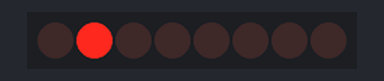
This sketch was run on a simulated Arduino Uno, built with avr-gcc and run on an emulated ATmega328P. Shown: 8 shift-register outputs drawn as a row of LEDs (first output left, lit = HIGH). Wiring (inferred from the names in the program): shift register (74HC595): data pin 8; shift clock pin 9; latch pin 10. Wiring (inferred from the signals the program sends): row of LEDs: on Q0, Q1, Q2, Q3, Q4, Q5, Q6, Q7.

Above: at 0.3 s.
At 0.9 s:
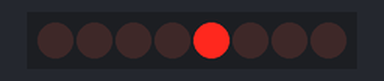
At 1.6 s:
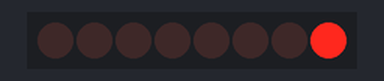
At 2.7 s:
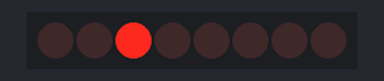
At 3.9 s:
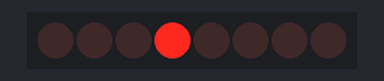
At 6.4 s:
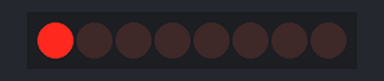
Timing chart, 0 to 7.4 s (numbered marks = the images above):
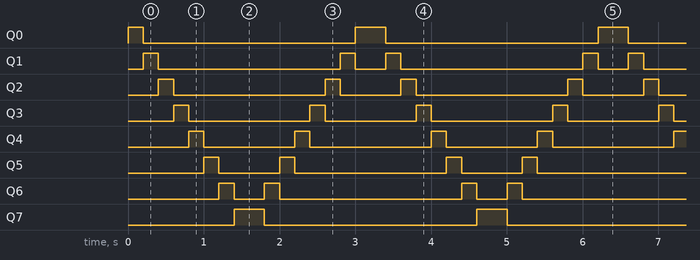

The sketch:

_31_arduSerie_sketch_02.74HC595.ino.ino
```cpp
// (licence header left out)
const int clockPin = 9;             //Clock sequence
const int dataPin = 8;              //Serial data line
const int latchPin = 10;            //Latch Pin

void setup(){
  pinMode(clockPin, OUTPUT);
  pinMode(dataPin, OUTPUT);
  pinMode(latchPin, OUTPUT);
}

void loop(){
  for(int i = 0; i<8; i++)
  {
    shiftOut(dataPin, clockPin, MSBFIRST, B00000001 << i);
    digitalWrite(latchPin, HIGH);
    delay(200);//125*8 = 1 second
    digitalWrite(latchPin, LOW);

  }

  for (int j = 0; j<8; j++)
  {
    shiftOut(dataPin, clockPin, MSBFIRST, B10000000 >> j);
    digitalWrite(latchPin, HIGH);
    delay(200);//125*8 = 1 second
    digitalWrite(latchPin, LOW);
  }


}
```

Measured:
- by itself, Q0: repeats every 3.2 s: LOW 2.8 s, HIGH 0.40 s
- by itself, Q1: repeats every 3.2 s: LOW 2.4 s, HIGH 0.20 s, LOW 0.40 s, HIGH 0.20 s
- by itself, Q2: repeats every 3.2 s: LOW 2.0 s, HIGH 0.20 s, LOW 0.80 s, HIGH 0.20 s
- by itself, Q3: repeats every 3.2 s: LOW 1.6 s, HIGH 0.20 s, LOW 1.2 s, HIGH 0.20 s
- by itself, Q4: repeats every 3.2 s: LOW 1.2 s, HIGH 0.20 s, LOW 1.6 s, HIGH 0.20 s
- by itself, Q5: repeats every 3.2 s: LOW 0.80 s, HIGH 0.20 s, LOW 2.0 s, HIGH 0.20 s
- by itself, Q6: repeats every 3.2 s: LOW 0.40 s, HIGH 0.20 s, LOW 2.4 s, HIGH 0.20 s
- by itself, Q7: alternates HIGH for 0.40 s and LOW for 2.8 s
